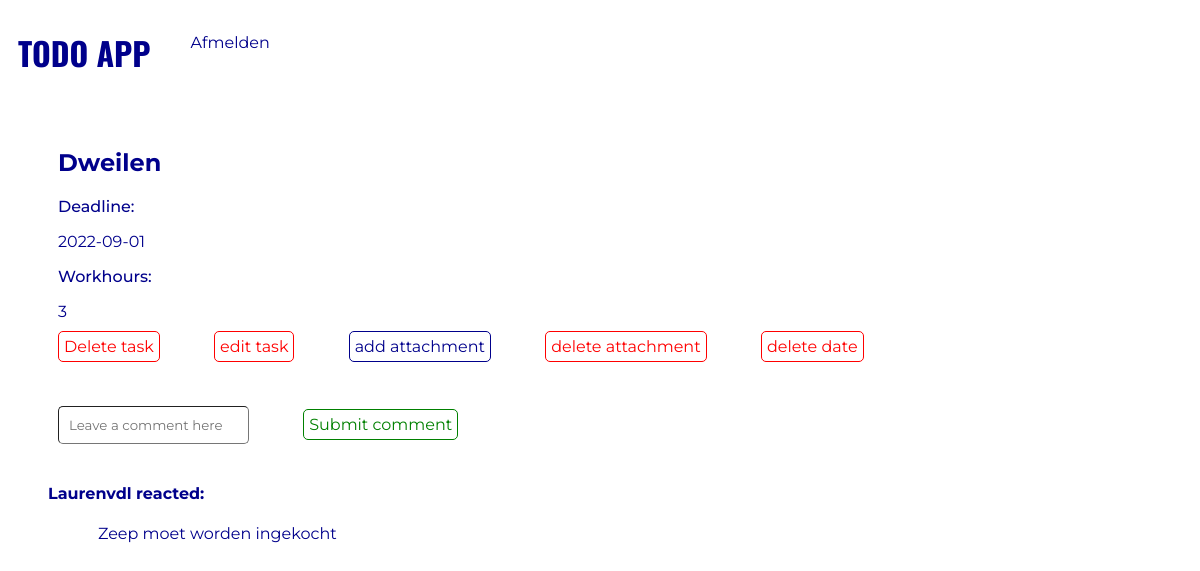
/task.php?task=70 (signed in), run on the app's committed database.
### tables this page shows
CREATE TABLE `tasks` (
  `id` int(11) NOT NULL,
  `userId` int(11) NOT NULL,
  `listId` int(11) NOT NULL,
  `title` varchar(300) NOT NULL,
  `hour` int(11) NOT NULL,
  `date` date DEFAULT NULL,
  `done` tinyint(1) NOT NULL DEFAULT 0,
  `attachment` varchar(255) DEFAULT NULL
);

CREATE TABLE `comments` (
  `id` int(11) NOT NULL,
  `text` varchar(300) NOT NULL,
  `userId` int(11) NOT NULL,
  `taskId` int(11) NOT NULL
);

CREATE TABLE `users` (
  `id` int(11) NOT NULL,
  `username` varchar(300) NOT NULL,
  `password` varchar(300) NOT NULL,
  `is_admin` tinyint(1) NOT NULL DEFAULT 0
);

### classes/Task.php (called while the page is built, shortened)
<?php
class Task
{
    public static function getTaskArrayById($id)
    {
        $conn = Db::getInstance();
        $statement = $conn->prepare("select * from tasks where id = :id");
        $statement->bindValue(":id", $id);
        $statement->execute();
        return $statement->fetch(PDO::FETCH_ASSOC);
    }
}

### classes/Comment.php (called while the page is built, shortened)
<?php
    class Comment {
        public static function getAll($taskId) {
            $conn = Db::getInstance();
            $statement = $conn->prepare("select * from comments where taskId = :taskId");
            $statement->bindValue(':taskId', $taskId);
            $statement->execute();
            return $statement->fetchAll(PDO::FETCH_ASSOC);
        }
    }

### classes/User.php (called while the page is built, shortened)
<?php
    class User {
        public static function getUserById($id) {
            $conn = Db::getInstance();
            $statement = $conn->prepare("select * from users where id = :userId");
            $statement->bindValue(':userId', $id);
            $statement->execute();
            return $statement->fetch();
        }
    }

### task.php (the view, shortened to what this page needs)
<?php
    $taskId = $_GET['task'];
    $task = Task::getTaskArrayById($taskId);
    $comments = Comment::getAll($_GET['task']);
?><!DOCTYPE html>
<html lang="en">
<head>
    <link rel="stylesheet" href="css/task.css?v=<?php echo time(); ?>">
</head>
<body>
    <?php include_once("nav.inc.php"); ?>
    <div class="header">
        <h2><?php echo htmlspecialchars($task['title']); ?></h2>
        <p class="bold">Deadline: </p>
        <p><?php echo htmlspecialchars($task['date']); ?></p>
        <p class="bold">Workhours: </p>
        <p><?php echo htmlspecialchars($task['hour']); ?></p>
    </div>
    <a href="delete_task.php?task=<?php echo $_GET["task"]; ?>" class="add" id="red">Delete task</a>
    <a href="edit_task.php?task=<?php echo $_GET["task"]; ?>" class="add" id="red">edit task</a>
    <a href="add_attachment_to_task.php?task=<?php echo $_GET["task"]; ?>" class="add" id="green">add attachment</a>
    <a href="delete_attachment.php?task=<?php echo $_GET["task"]; ?>" class="add" id="red">delete attachment</a>
    <a href="delete_date.php?task=<?php echo $_GET["task"]; ?>" class="add" id="red">delete date</a>
    <div class="commentSection">
                <div id="commentForm">
                    <input type="text" id="commentText" placeholder="Leave a comment here">
                    <a href="#" class="add" id="submitComment" data-taskid="<?php echo $task['id'] ?>">Submit comment</a>
                </div>
                <br>
                <ul id="commentList">
                    <?php foreach($comments as $comment): ?>
                        <?php $commentUser = User::getUserById($comment['userId']) ?>
                            <li>
                                    <h4 class="detailsText"><?php echo $commentUser['username'] ?> reacted:</h4>
                                    <p><?php echo $comment['text'] ?></p>
                            </li>
                    <?php endforeach; ?>
                </ul>
            </div>
</body>
</html>

### css/task.css (style rules this page uses)
* { font-family: 'Montserrat', sans-serif; color: darkblue; }
h2 { margin-left: 50px; margin-top: 50px; margin-bottom: 20px; }
a { margin-left: 20px; padding-bottom: 20px; }
p { margin-left: 50px; }
.bold { font-weight: 500; }
.add { margin-left: 50px; padding: 5px; border-style: solid; border-width: 1px; border-radius: 5px; }
#red { color: red; }
#submitComment { color: green; }
#commentText { padding: 10px; margin-top: 50px; margin-left: 50px; border-radius: 5px; border-width: 1px; }

### css/navigation.css (style rules this page uses)
* { list-style: none; text-decoration: none; }

### data on the page
tasks: title "Dweilen", date "2022-09-01", hour "3"
comments: userId.username "Laurenvdl", text "Zeep moet worden ingekocht"
